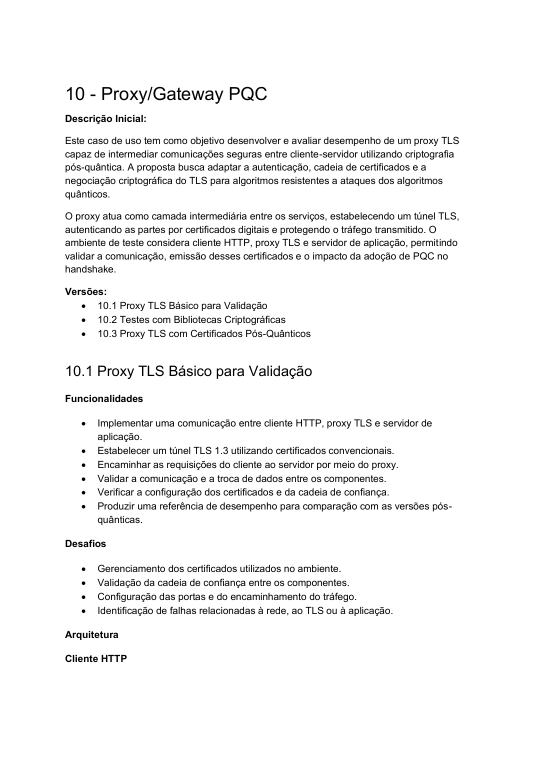
#> input picture tmp/referencia_plano/pagina-01.png, 1075 x 1521 px (shown at 1/2 size); its folder holds 4 pictures in this run
$ python make_reference_contact_sheets.py
#> lines starting #> are read from the running program, lines starting #| are printed output that depends on the picture
from pathlib import Path
from PIL import Image, ImageDraw

source = Path(r"C:\Users\Ludmilla\Documents\WebsitePortifolio\tmp\referencia_plano")
pages = sorted(source.glob("pagina-*.png"))
thumb_w, thumb_h = 620, 877
gap = 28
label_h = 34

for sheet_index in range(0, len(pages), 4):
    batch = pages[sheet_index:sheet_index + 4]
    canvas = Image.new("RGB", (thumb_w * 2 + gap * 3, (thumb_h + label_h) * 2 + gap * 3), "#d9dde3")
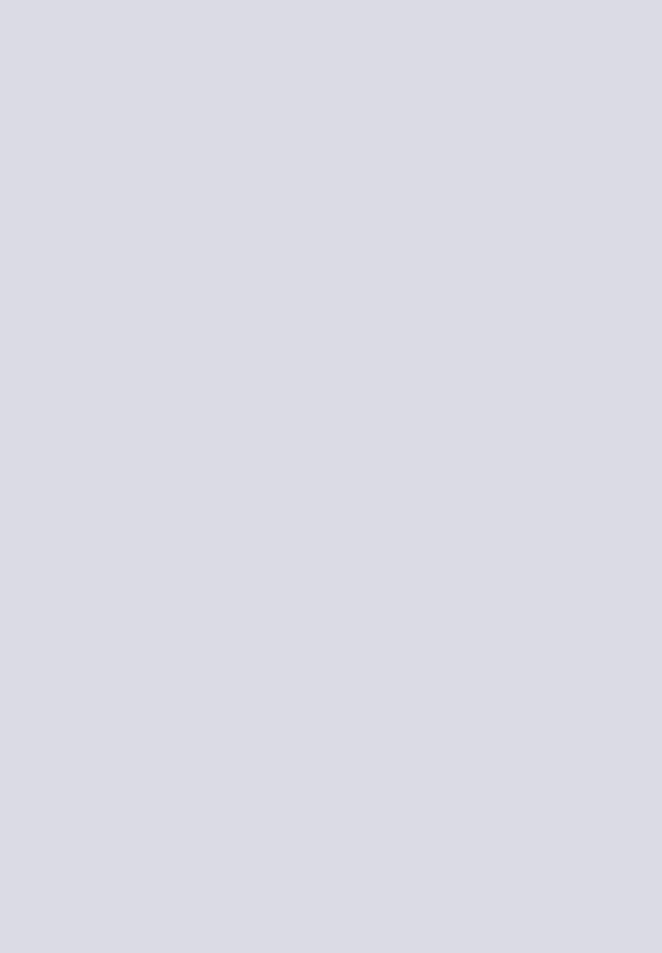
#> canvas: PIL image 1324x1906 RGB (shown at 1/2 size); mean R, G, B 217, 221, 227
    draw = ImageDraw.Draw(canvas)
    for offset, page_path in enumerate(batch):
        image = Image.open(page_path).convert("RGB")
#> image is the input picture: PIL image 1075x1521 RGB; min 0, max 255, mean 244.8
        image.thumbnail((thumb_w, thumb_h))
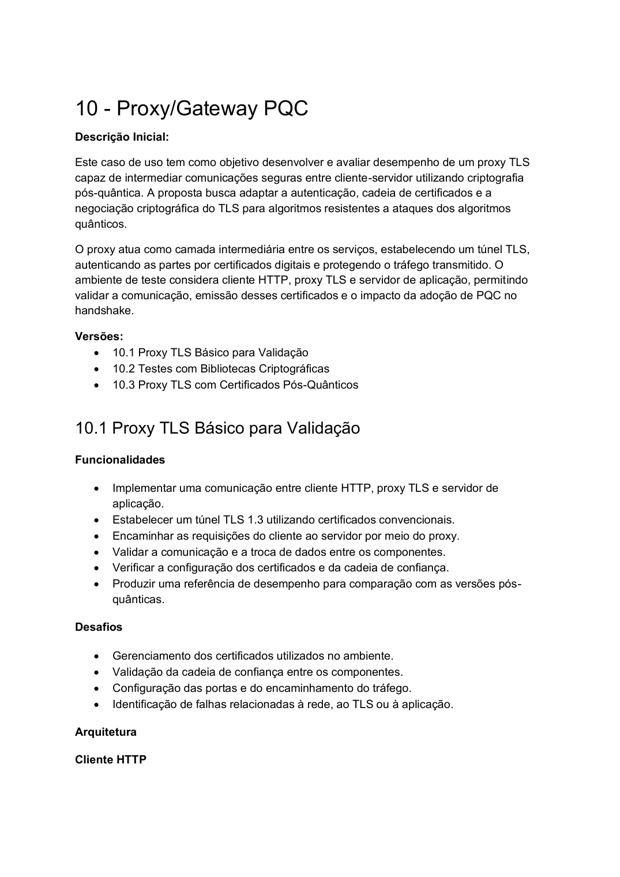
#> image: PIL image 620x877 RGB; min 0, max 255, mean 244.5
        col, row = offset % 2, offset // 2
        x = gap + col * (thumb_w + gap)
        y = gap + row * (thumb_h + label_h + gap)
        canvas.paste(image, (x, y + label_h))
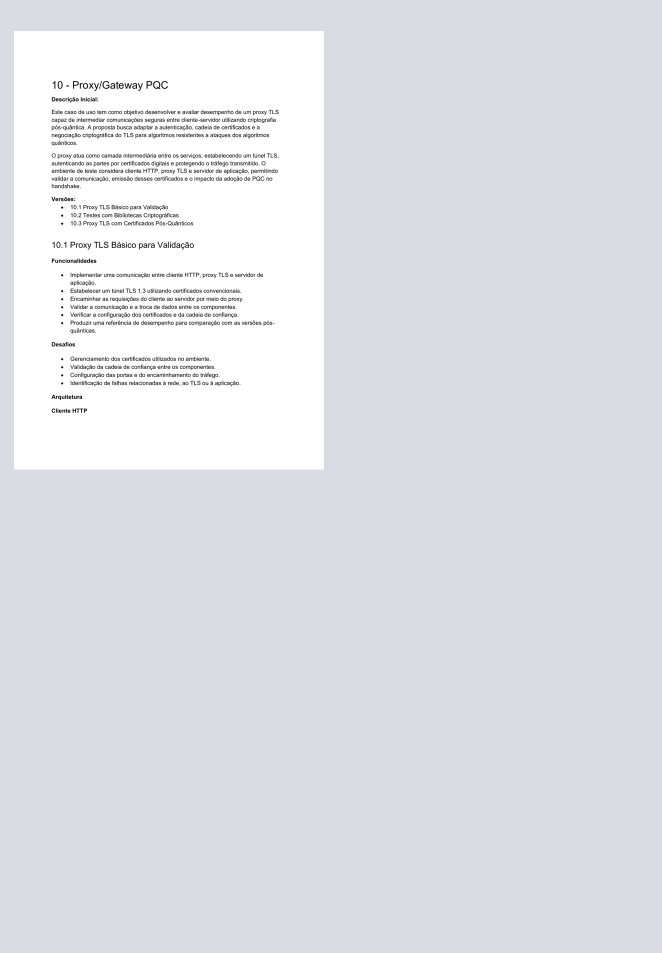
#> canvas: PIL image 1324x1906 RGB (shown at 1/2 size); mean R, G, B 222.9, 226.1, 230.8
        draw.text((x, y + 6), page_path.stem.replace("pagina-", "Página "), fill="#202124")
    output = source / f"contato-{sheet_index // 4 + 1}.png"
    canvas.save(output, quality=95)
    print(output)

$ run again, on tmp/referencia_plano/pagina-02.png
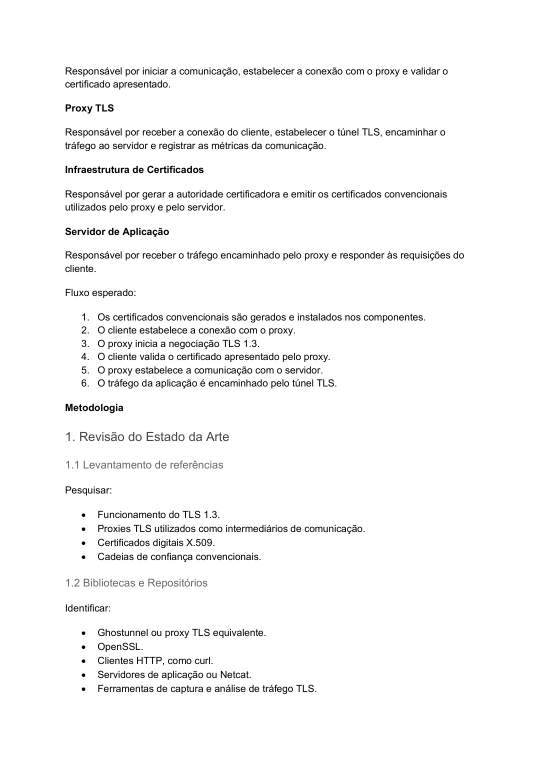
#> input picture tmp/referencia_plano/pagina-02.png, 1075 x 1521 px (shown at 1/2 size)
#> image is the input picture: PIL image 1075x1521 RGB; min 0, max 255, mean 247.5
#> `image.thumbnail((thumb_w, thumb_h))`:
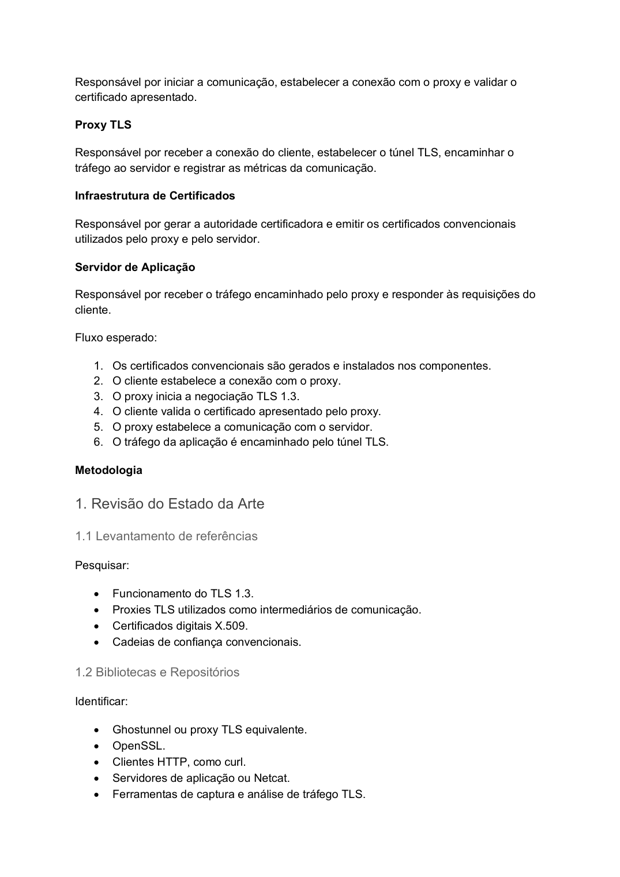
#> image: PIL image 620x877 RGB; min 0, max 255, mean 247.2
#> `canvas.paste(image, (x, y + label_h))`:
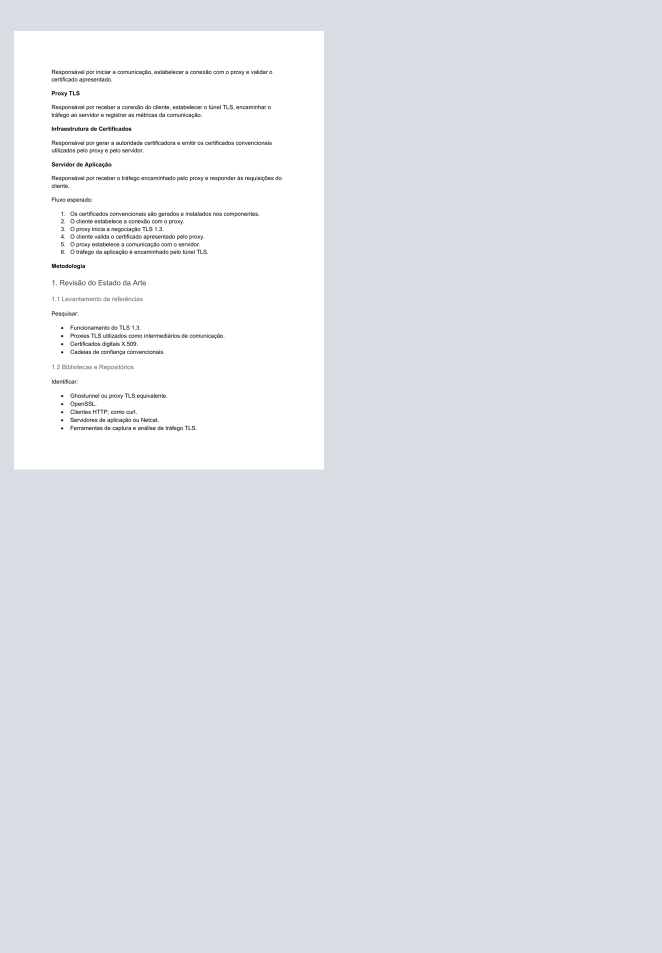
#> canvas: PIL image 1324x1906 RGB (shown at 1/2 size); mean R, G, B 223.5, 226.7, 231.4

$ run again, on tmp/referencia_plano/pagina-03.png
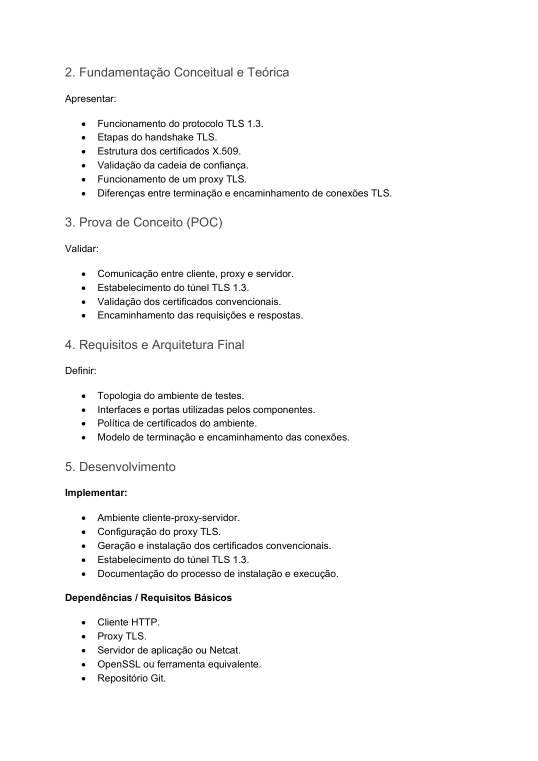
#> input picture tmp/referencia_plano/pagina-03.png, 1075 x 1521 px (shown at 1/2 size)
#> image is the input picture: PIL image 1075x1521 RGB; min 0, max 255, mean 248.5
#> `image.thumbnail((thumb_w, thumb_h))`:
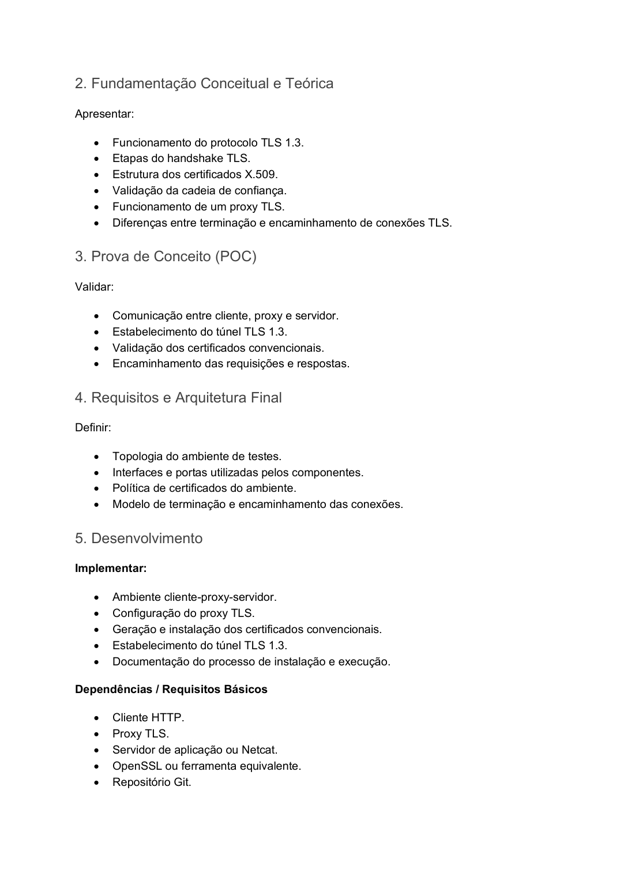
#> image: PIL image 620x877 RGB; min 0, max 255, mean 248.3
#> `canvas.paste(image, (x, y + label_h))`:
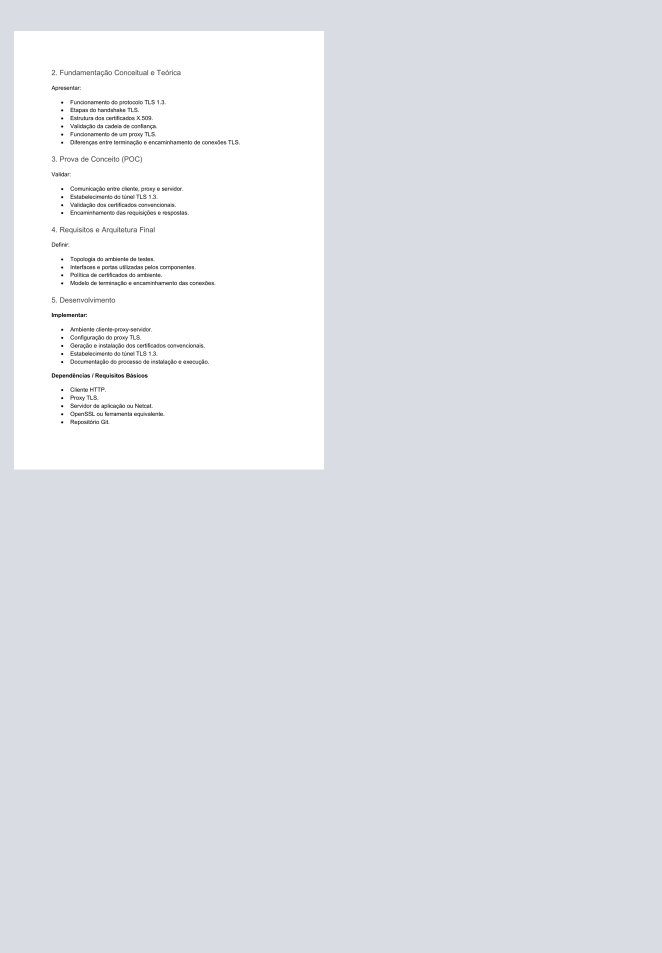
#> canvas: PIL image 1324x1906 RGB (shown at 1/2 size); mean R, G, B 223.7, 226.9, 231.6

$ run again, on tmp/referencia_plano/pagina-04.png
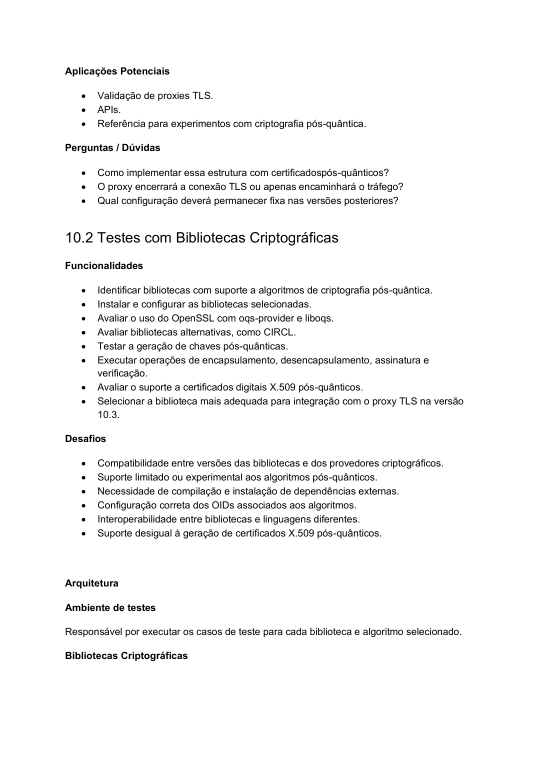
#> input picture tmp/referencia_plano/pagina-04.png, 1075 x 1521 px (shown at 1/2 size)
#> image is the input picture: PIL image 1075x1521 RGB; min 0, max 255, mean 246
#> `image.thumbnail((thumb_w, thumb_h))`:
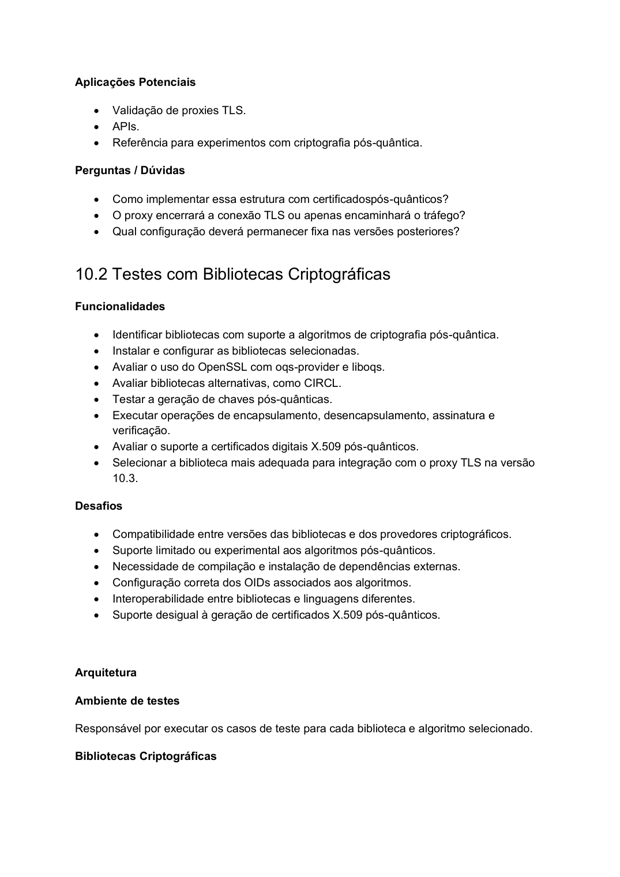
#> image: PIL image 620x877 RGB; min 0, max 255, mean 245.7
#> `canvas.paste(image, (x, y + label_h))`:
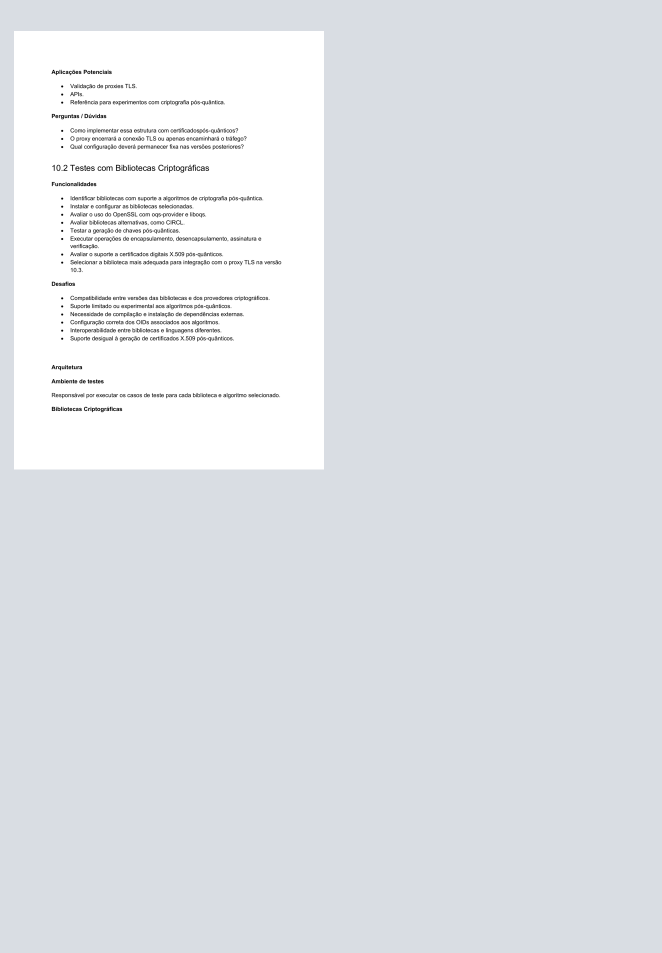
#> canvas: PIL image 1324x1906 RGB (shown at 1/2 size); mean R, G, B 223.2, 226.3, 231
